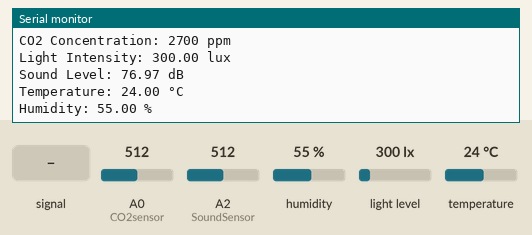
Recording of a sketch running on a simulated Arduino Uno, built with avr-gcc and run on an emulated ATmega328P. Shown: the last lines printed to the serial monitor. The test bench sets the inputs (shaded band); at power-on: humidity 55 %, light level 300 lx, A0 (CO2sensor) = 512, A2 (SoundSensor) = 512, temperature 24 °C.

Above: at 1.9 s.
2.0 s: A2 (SoundSensor) fed a 200 Hz sine of ±81 counts around its level
3.5 s: humidity set to 22 %
At 4.3 s:
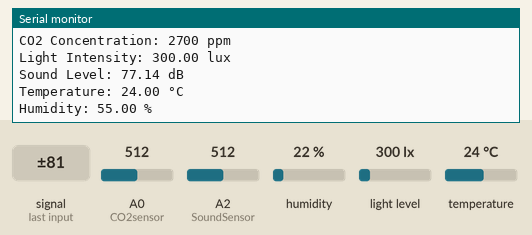
5.0 s: light level set to 40 lx
At 6.3 s:
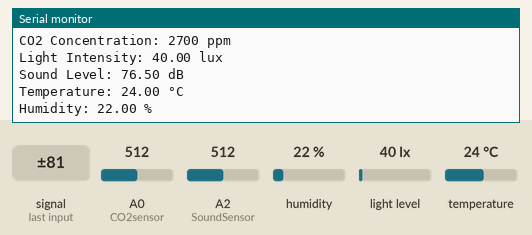
6.5 s: A0 (CO2sensor) set to 716
At 7.6 s:
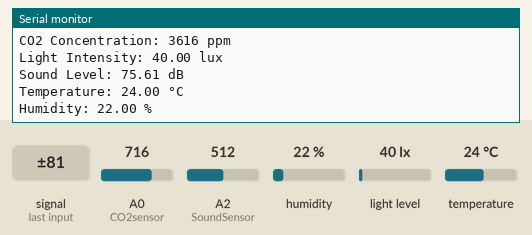
8.0 s: A2 (SoundSensor) set to 716
At 8.0 s:
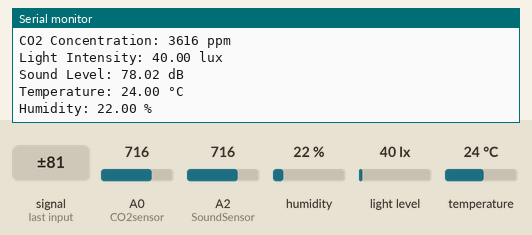
9.5 s: temperature set to 12 °C
At 10.7 s:
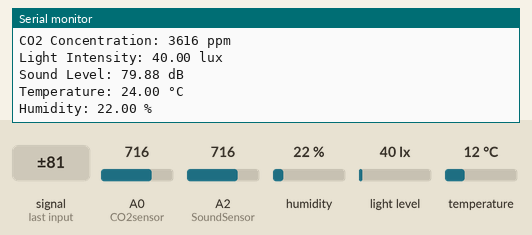
Timing chart, 0 to 12.0 s (numbered marks = the images above; inputs shaded):
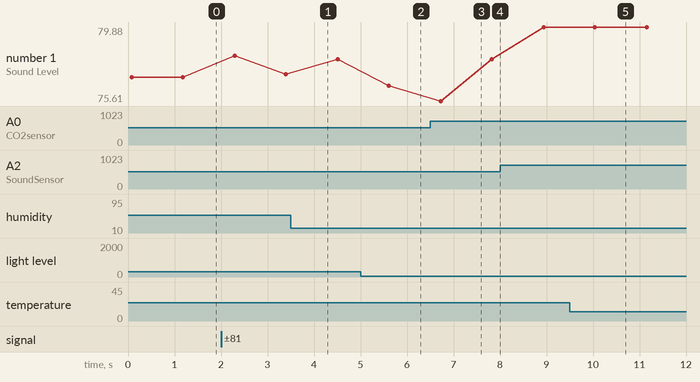

The sketch:

EEGQualitySensor.ino
```cpp
#include <SoftwareSerial.h>
#include <BH1750.h>
#include <Wire.h>
#include <DHT.h>

// Khai báo
SoftwareSerial Bluetooth(10, 11); // RX, TX

#define CO2sensor A0
#define SoundSensor A2
#define DHTPIN 7  // Chân nối DHT11
#define DHTTYPE DHT11  // Loại cảm biến DHT

BH1750 lightMeter;
DHT dht(DHTPIN, DHTTYPE);

const int sampleWindow = 50;
unsigned int sample;
const float micSensitivity = -46.0;
const float refVoltage = 0.005012;
const float SPL_1Pa = 94.0;
const float preampGain = 25.0;

void setup() {
  // Khởi tạo
  pinMode(CO2sensor, INPUT);
  pinMode(SoundSensor, INPUT);
  Serial.begin(9600);
  Bluetooth.begin(38400);
  Wire.begin();
  lightMeter.begin();
  dht.begin();
}

void loop() {
  // Đọc data từ MQ135
  int gas = analogRead(CO2sensor);
  int co2lvl = map(gas, 0, 1024, 400, 5000);

  // Đọc dữ liệu từ BH1750
  float lux = lightMeter.readLightLevel();

  // Đọc dữ liệu từ MAX4466
  int rawValue = analogRead(SoundSensor);
  float voltage = rawValue * (5.0 / 1023.0);
  float dbVoltage = 20.0 * log10(voltage / refVoltage);
  float db = micSensitivity + dbVoltage + SPL_1Pa - preampGain;

  // Đọc dữ liệu từ cảm biến DHT11
  float temperature = dht.readTemperature(); // Đọc nhiệt độ
  float humidity = dht.readHumidity();       // Đọc độ ẩm

  if (isnan(temperature) || isnan(humidity)) {
    Serial.println("Failed to read from DHT sensor!");
    return;
  }

  // In giá trị ra Serial Monitor
  Serial.print("CO2 Concentration: ");
  Serial.print(co2lvl);
  Serial.println(" ppm");

  Serial.print("Light Intensity: ");
  Serial.print(lux);
  Serial.println(" lux");

  Serial.print("Sound Level: ");
  Serial.print(db);
  Serial.println(" dB");

  Serial.print("Temperature: ");
  Serial.print(temperature);
  Serial.println(" °C");

  Serial.print("Humidity: ");
  Serial.print(humidity);
  Serial.println(" %");

  // Gửi dữ liệu dạng JSON
  String data = "{";
  data += "\"CO2Concentration\": " + String(co2lvl) + ",";
  data += "\"lightIntensity\": " + String(lux) + ",";
  data += "\"soundLevel\": " + String(db) + ",";
  data += "\"temperature\": " + String(temperature) + ",";
  data += "\"humidity\" :" + String(humidity);
  data += "}";

  Bluetooth.println(data);

  delay(1000); // Chờ 1000ms trước khi đọc lại
}
```

Measured:
- after the input at 5.0 s, the serial monitor: prints a new line after 0.58 s (image 2)
- after the input at 6.5 s, the serial monitor: prints a new line after 0.17 s (image 3)
- plotted number 1: 76.97 → 77.14 after the input at 2.0 s, 78.02 → 79.88 after the input at 8.0 s
